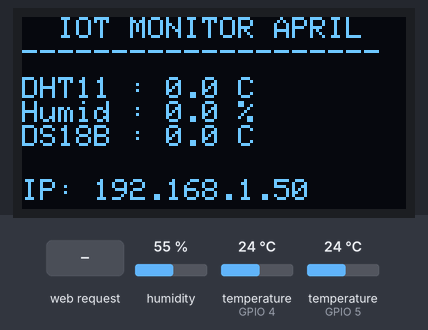
Recording of a program running on a simulated ESP32. Parts: 128×64 one-colour display. The test bench sets the inputs (shaded band); at power-on: humidity 55 %, temperature (sensors on GPIO 4, GPIO 5) 24 °C. WiFi joins after 1.5 s; servers stay silent unless stated; what the program prints to the serial monitor is not drawn.

Above: at 2.7 s.
2.8 s: HTTP request GET /data received
At 4.2 s:
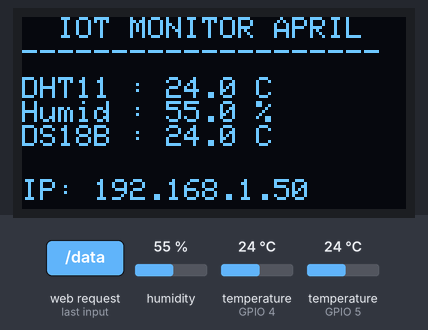
Timing chart, 0 to 5.8 s (numbered marks = the images above; inputs shaded):
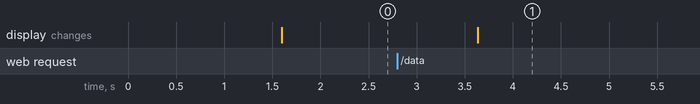

The program:

main.cpp
```cpp
#include <WiFi.h>
#include <AsyncTCP.h>
#include <ESPAsyncWebServer.h>
#include <DHT.h>
#include <OneWire.h>
#include <DallasTemperature.h>
#include <Wire.h>
#include <Adafruit_GFX.h>
#include <Adafruit_SSD1306.h>
#include <HTTPClient.h>

// --- 1. KONFIGURASI WIFI (SESUAIKAN HOTSPOT HP KAMU) ---
const char* ssid = "april";
const char* pass = "iyaituaja";

// --- 2. LINK SCRIPT GOOGLE (YANG SUDAH BERHASIL TADI) ---
const char* script_url = "https://script.google.com/macros/s/AKfycbyUCKYNDIIC3OIFN7O8rRhGWNt3Nn8YcYlupHNzbz0J921zQllxOxjC3_KrBQVLfR40UQ/exec";

// --- 3. LINK UNTUK BUKA TABEL (DOCS GOOGLE) ---
const char* docs_url = "https://docs.google.com/spreadsheets/d/1vHjQFeK7bhKAYXuU0TNy03ICNKp3ZnirjR116SdKUmM/edit";

// --- PIN HARDWARE ---
#define DHTPIN 4
#define ONE_WIRE_BUS 5
#define SCREEN_WIDTH 128
#define SCREEN_HEIGHT 64

DHT dht(DHTPIN, DHT11);
OneWire oneWire(ONE_WIRE_BUS);
DallasTemperature sensors(&oneWire);
AsyncWebServer server(80);
Adafruit_SSD1306 display(SCREEN_WIDTH, SCREEN_HEIGHT, &Wire, -1);

float t_dht = 0, h_dht = 0, t_ds = 0;
unsigned long lastTime = 0;
unsigned long timerDelay = 15000; // Kirim data tiap 15 detik biar Google nggak pusing

void refreshOLED() {
  display.clearDisplay();
  display.setTextSize(1);
  display.setTextColor(WHITE);
  display.setCursor(0,0);
  display.println("  IOT MONITOR APRIL");
  display.println("--------------------");
  display.setCursor(0, 20);
  display.printf("DHT11 : %.1f C\n", t_dht);
  display.printf("Humid : %.1f %%\n", h_dht);
  display.printf("DS18B : %.1f C\n", t_ds);
  display.setCursor(0, 54);
  display.print("IP: ");
  display.print(WiFi.localIP());
  display.display();
}

// --- TAMPILAN WEB (DASHBOARD) ---
const char index_html[] PROGMEM = R"rawliteral(
<!DOCTYPE HTML><html>
<head>
  <title>APRIL IOT DASHBOARD</title>
  <meta name="viewport" content="width=device-width, initial-scale=1">
  <style>
    body { background: #f0f2f5; font-family: 'Segoe UI', sans-serif; text-align: center; padding:20px; margin:0; }
    .container { max-width: 400px; margin: auto; background: white; padding: 25px; border-radius: 20px; box-shadow: 0 10px 25px rgba(0,0,0,0.1); }
    h2 { color: #1877f2; margin-bottom: 20px; }
    .card { background: #f8f9fa; border-radius: 15px; padding: 15px; margin-bottom: 15px; border-left: 6px solid #1877f2; text-align: left; }
    .label { font-size: 0.8rem; color: #65676b; font-weight: bold; text-transform: uppercase; }
    .val { font-size: 1.8rem; color: #1c1e21; font-weight: bold; margin-top: 5px; }
    .btn { background: #15803d; color: white; border: none; padding: 16px; border-radius: 12px; width: 100%; font-size: 1rem; font-weight: bold; cursor: pointer; text-decoration: none; display: block; margin-top: 15px; transition: 0.3s; }
    .btn:hover { background: #1a9e4b; transform: scale(1.02); }
  </style>
</head>
<body>
  <div class="container">
    <h2>IOT SYSTEM APRIL</h2>
    <div class="card"><div class="label">Suhu DHT11</div><div class="val"><span id="t1">0</span>°C</div></div>
    <div class="card" style="border-left-color: #00a400;"><div class="label">Kelembapan</div><div class="val"><span id="h1">0</span>%</div></div>
    <div class="card" style="border-left-color: #f02849;"><div class="label">Suhu DS18B20</div><div class="val"><span id="t2">0</span>°C</div></div>

    <a href="https://docs.google.com/spreadsheets/d/1vHjQFeK7bhKAYXuU0TNy03ICNKp3ZnirjR116SdKUmM/edit" target="_blank" class="btn">LIHAT DATA DI SPREADSHEET</a>
  </div>

  <script>
    setInterval(function() {
      fetch('/data').then(r => r.json()).then(d => {
        document.getElementById("t1").innerText = d.t1;
        document.getElementById("h1").innerText = d.h1;
        document.getElementById("t2").innerText = d.t2;
      });
    }, 2000);
  </script>
</body>
</html>)rawliteral";

void setup(){
  Serial.begin(115200);

  if(!display.begin(SSD1306_SWITCHCAPVCC, 0x3C)) Serial.println("OLED Gagal");
  display.clearDisplay();
  display.display();

  dht.begin();
  sensors.begin();
  WiFi.begin(ssid, pass);

  while (WiFi.status() != WL_CONNECTED) {
    delay(500);
    Serial.print(".");
  }

  Serial.println("\nWiFi Connected!");

  server.on("/", HTTP_GET, [](AsyncWebServerRequest *request){
    request->send_P(200, "text/html", index_html);
  });

  server.on("/data", HTTP_GET, [](AsyncWebServerRequest *request){
    sensors.requestTemperatures();
    t_dht = dht.readTemperature();
    h_dht = dht.readHumidity();
    t_ds = sensors.getTempCByIndex(0);

    // Filter jika DS18B20 tidak terpasang
    if(t_ds < -50) t_ds = 0.0;

    refreshOLED();

    String j = "{\"t1\":\""+String(t_dht,1)+"\",\"h1\":\""+String(h_dht,1)+"\",\"t2\":\""+String(t_ds,1)+"\"}";
    request->send(200, "application/json", j);
  });

  server.begin();
  refreshOLED();
}

void loop(){
  // Kirim data otomatis ke Google Sheets setiap 15 detik
  if ((millis() - lastTime) > timerDelay) {
    if(WiFi.status()== WL_CONNECTED){
      HTTPClient http;
      // Membentuk URL: script_url + parameter data
      String full_url = String(script_url) + "?dht=" + String(t_dht,1) + "&ds=" + String(t_ds,1) + "&hum=" + String(h_dht,1);

      http.begin(full_url.c_str());
      http.setFollowRedirects(HTTPC_STRICT_FOLLOW_REDIRECTS);

      int httpResponseCode = http.GET();

      Serial.print("Kirim ke Sheets... Response: ");
      Serial.println(httpResponseCode);

      http.end();
    }
    lastTime = millis();
  }
}
```

Measured:
- after the input at 2.8 s, the display: changes after 0.84 s (image 1)
